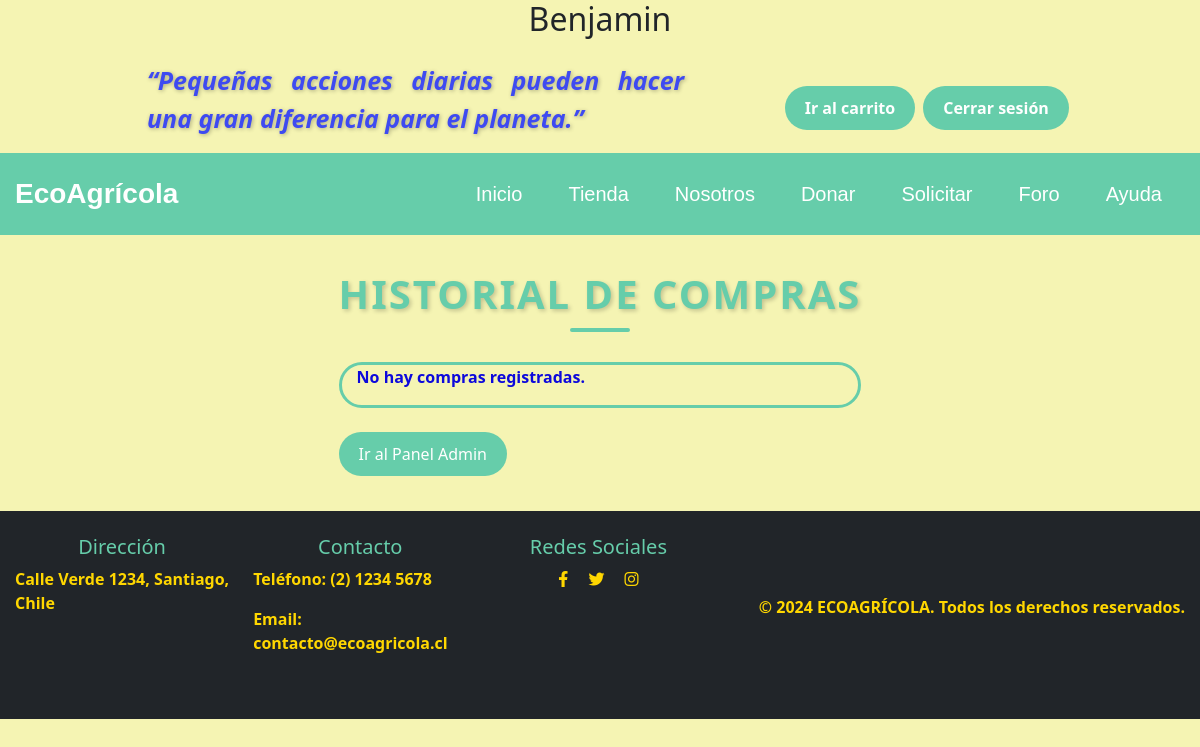
The app's page /historial_compras/ (signed in), older data.
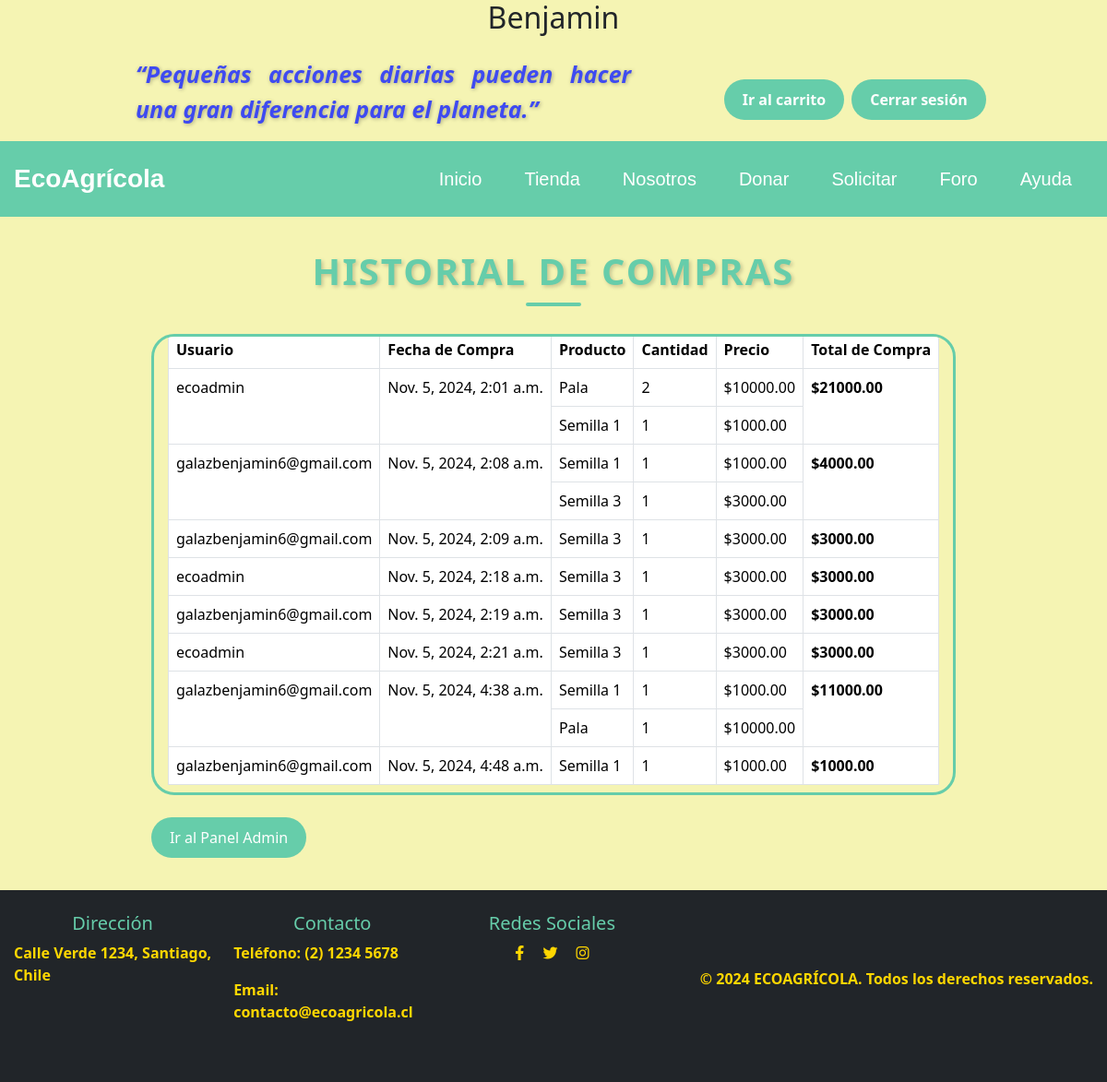
The same page, newer data.
### core/models.py (models this page shows, shortened)
class Compra(models.Model):
    usuario = models.ForeignKey(User, on_delete=models.CASCADE)
    fecha = models.DateTimeField(auto_now_add=True)

class CompraProducto(models.Model):
    compra = models.ForeignKey(Compra, on_delete=models.CASCADE)
    producto = models.ForeignKey(Producto, on_delete=models.CASCADE)
    cantidad = models.PositiveIntegerField()

class Producto(models.Model):
    nombre = models.CharField(max_length=100)
    categoria = models.CharField(max_length=100)
    descripcion = models.TextField()
    precio = models.DecimalField(max_digits=10, decimal_places=2)
    imagen = models.ImageField(upload_to='productos/')
    stock = models.PositiveIntegerField()

### core/views.py (the view)
# urls.py: path('historial_compras/', historial_compras, name='historial_compras'),
@login_required(login_url='acceder')
def historial_compras(request):
    compras = Compra.objects.all()
    compras_totales = []
    for compra in compras:
        total_compra = sum(item.producto.precio * item.cantidad for item in compra.compraproducto_set.all())
        compras_totales.append({
            'compra': compra,
            'total': total_compra,
        })
    return render(request, 'core/historial_compras.html', {'compras_totales': compras_totales})

### core/templates/core/historial_compras.html
{% extends "core/base_generic.html" %}
{% block content %}
<!doctype html>
<html lang="en"></html>
<body>
    <div style="max-width: 30cm; margin: auto; margin-top: 35px; margin-bottom: 35px;">
        <h1 class="section-title text-center">Historial de Compras</h1>
        <div class="container mt-4" style="max-height: 500px; overflow-y: auto; border: 3px solid #66CDAA; border-radius: 25px;">
            {% if compras_totales %}
            <table class="table table-bordered table-hover">
                <thead>
                    <tr>
                        <th>Usuario</th>
                        <th>Fecha de Compra</th>
                        <th>Producto</th>
                        <th>Cantidad</th>
                        <th>Precio</th>
                        <th>Total de Compra</th>
                    </tr>
                </thead>
                <tbody>
                    {% for item in compras_totales %}
                        {% for producto in item.compra.compraproducto_set.all %}
                            <tr>
                                {% if forloop.first %}
                                <td rowspan="{{ item.compra.compraproducto_set.count }}">{{ item.compra.usuario.username }}</td>
                                <td rowspan="{{ item.compra.compraproducto_set.count }}">{{ item.compra.fecha }}</td>
                                {% endif %}
                                <td>{{ producto.producto.nombre }}</td>
                                <td>{{ producto.cantidad }}</td>
                                <td>${{ producto.producto.precio }}</td>
                                {% if forloop.first %}
                                <td rowspan="{{ item.compra.compraproducto_set.count }}"><strong>${{ item.total }}</strong></td>
                                {% endif %}
                            </tr>
                        {% endfor %}
                    {% endfor %}
                </tbody>
            </table>
            {% else %}
            <p class="text-center">No hay compras registradas.</p>
            {% endif %}
        </div>
        <br>
        <a href="{% url 'superuser' %}" class="btn btn-custom">Ir al Panel Admin</a>
    </div>
</body>
</html>
{% endblock %}

Row changes from the older to the newer data that the page shows:
added Compra: compra.usuario.username "ecoadmin", compra.fecha "Nov. 5, 2024, 2:01 a.m."
added CompraProducto: producto.nombre "Pala", cantidad "2", producto.precio "10000.00", total "21000.00"
added CompraProducto: producto.nombre "Semilla 1", cantidad "1", producto.precio "1000.00"
added Compra: compra.usuario.username "galazbenjamin6@gmail.com", compra.fecha "Nov. 5, 2024, 2:08 a.m."
added CompraProducto: producto.nombre "Semilla 1", cantidad "1", producto.precio "1000.00", total "4000.00"
added CompraProducto: producto.nombre "Semilla 3", cantidad "1", producto.precio "3000.00"
added Compra: compra.usuario.username "galazbenjamin6@gmail.com", compra.fecha "Nov. 5, 2024, 2:09 a.m."
added CompraProducto: producto.nombre "Semilla 3", cantidad "1", producto.precio "3000.00", total "3000.00"
added Compra: compra.usuario.username "ecoadmin", compra.fecha "Nov. 5, 2024, 2:18 a.m."
added CompraProducto: producto.nombre "Semilla 3", cantidad "1", producto.precio "3000.00", total "3000.00"
added Compra: compra.usuario.username "galazbenjamin6@gmail.com", compra.fecha "Nov. 5, 2024, 2:19 a.m."
added CompraProducto: producto.nombre "Semilla 3", cantidad "1", producto.precio "3000.00", total "3000.00"
added Compra: compra.usuario.username "ecoadmin", compra.fecha "Nov. 5, 2024, 2:21 a.m."
added CompraProducto: producto.nombre "Semilla 3", cantidad "1", producto.precio "3000.00", total "3000.00"
added Compra: compra.usuario.username "galazbenjamin6@gmail.com", compra.fecha "Nov. 5, 2024, 4:38 a.m."
added CompraProducto: producto.nombre "Semilla 1", cantidad "1", producto.precio "1000.00", total "11000.00"
added CompraProducto: producto.nombre "Pala", cantidad "1", producto.precio "10000.00"
added Compra: compra.usuario.username "galazbenjamin6@gmail.com", compra.fecha "Nov. 5, 2024, 4:48 a.m."
added CompraProducto: producto.nombre "Semilla 1", cantidad "1", producto.precio "1000.00", total "1000.00"
Text that changed along with them:
text no longer shown: "No hay compras registradas."
text now shown: "Usuario Fecha de Compra Producto Cantidad Precio Total de Compra"
